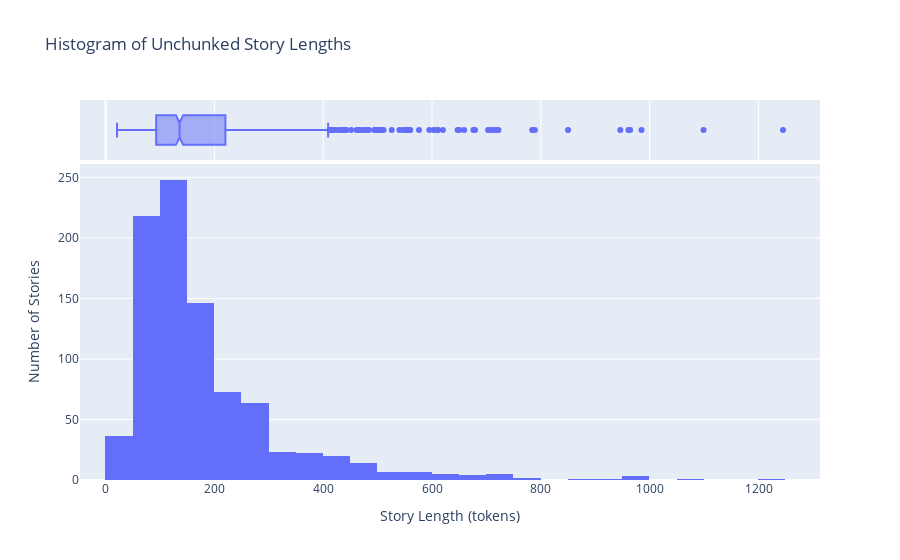

Notebook source saved alongside this figure:
### Code cell
# Plot histogram of unchunked story lengths using Plotly
fig = px.histogram(df, x='story_length', nbins=40, title='Histogram of Unchunked Story Lengths',
                   labels={'story_length': 'Story Length (tokens)'}, marginal='box')
fig.update_layout(xaxis_title='Story Length (tokens)', yaxis_title='Number of Stories')
histogram_file = './unchunked_story_lengths_histogram.png'
pio.write_image(fig, histogram_file)

# Print the location where the histogram is saved
print(f"Histogram saved as {histogram_file}")

# Show the histogram
fig.show()

### Figure 1 — Plotly figure (JSON) as saved in the notebook; plotly's stock layout.template omitted (floating-point values rounded to 4 significant figures; data arrays with more than 128 entries replaced by an {"elided": "..."} marker saying what was removed)
{"data": [{"alignmentgroup": "True", "bingroup": "x", "hovertemplate": "Story Length (tokens)=%{x}<br>count=%{y}<extra></extra>", "legendgroup": "", "marker": {"color": "#636efa", "pattern": {"shape": ""}}, "name": "", "nbinsx": 40, "offsetgroup": "", "orientation": "v", "showlegend": false, "type": "histogram", "x": {"elided": "901 int values"}, "xaxis": "x", "yaxis": "y"}, {"alignmentgroup": "True", "hovertemplate": "Story Length (tokens)=%{x}<extra></extra>", "legendgroup": "", "marker": {"color": "#636efa"}, "name": "", "notched": true, "offsetgroup": "", "showlegend": false, "type": "box", "x": {"elided": "901 int values"}, "xaxis": "x2", "yaxis": "y2"}], "layout": {"barmode": "relative", "legend": {"tracegroupgap": 0}, "title": {"text": "Histogram of Unchunked Story Lengths"}, "xaxis": {"anchor": "y", "domain": [0, 1], "title": {"text": "Story Length (tokens)"}}, "xaxis2": {"anchor": "y2", "domain": [0, 1], "matches": "x", "showgrid": true, "showticklabels": false}, "yaxis": {"anchor": "x", "domain": [0, 0.8316], "title": {"text": "Number of Stories"}}, "yaxis2": {"anchor": "x2", "domain": [0.8416, 1], "matches": "y2", "showgrid": false, "showline": false, "showticklabels": false, "ticks": ""}}}
